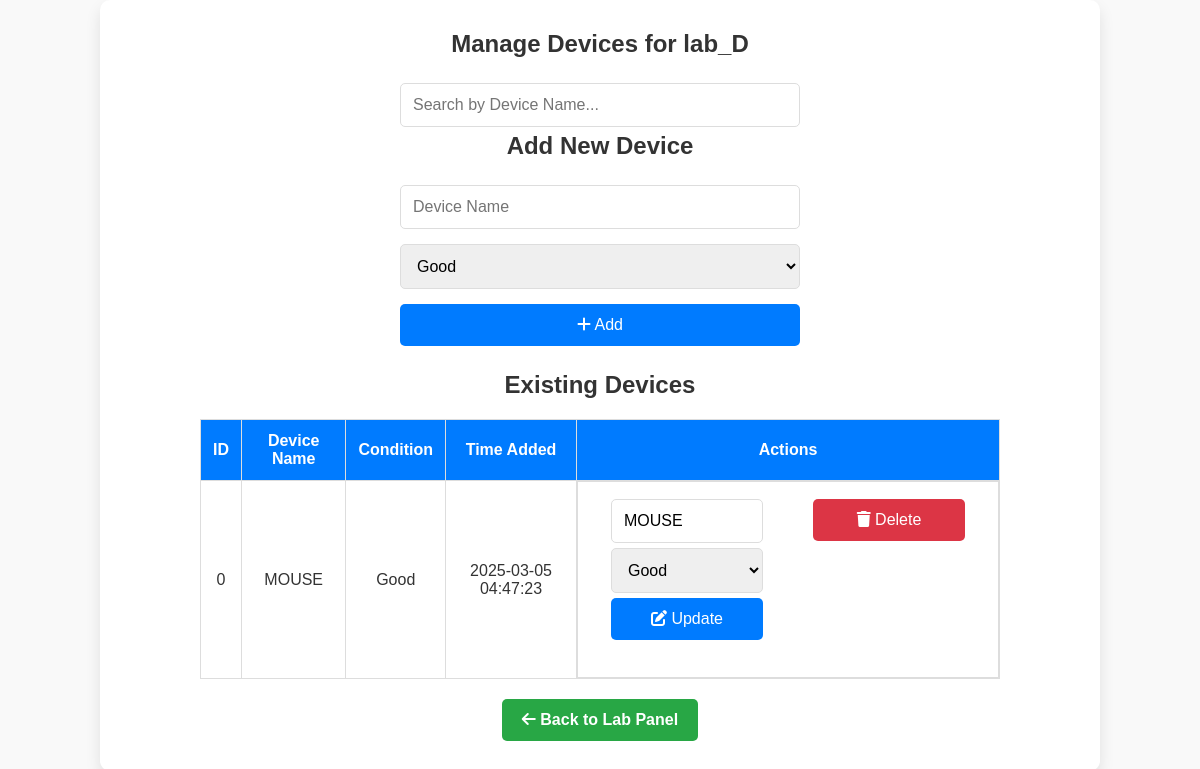
The page /admin/manage_devices.php?lab=lab_D (signed in) on the database its author committed.
### tables this page shows
CREATE TABLE devices (
  `id` int(11) NOT NULL AUTO_INCREMENT PRIMARY KEY,
  `device_name` varchar(255) NOT NULL,
  `working_condition` enum('Good','Needs Repair','Not Working') DEFAULT 'Good',
  `time_added` timestamp NOT NULL DEFAULT current_timestamp()
);

### admin/manage_devices.php (the view, shortened to what this page needs)
<?php
include '../include/db.php';
$lab = $_GET['lab'];
$conn->select_db($lab);
$conn->query("CREATE TABLE IF NOT EXISTS devices (
    id INT AUTO_INCREMENT PRIMARY KEY,
    device_name VARCHAR(255) NOT NULL,
    working_condition ENUM('Good', 'Needs Repair', 'Not Working') DEFAULT 'Good',
    time_added TIMESTAMP DEFAULT CURRENT_TIMESTAMP
)");
$devices = $conn->query("SELECT * FROM devices ORDER BY time_added DESC");
?>
<!DOCTYPE html>
<html lang="en">
<head>
    <link rel="stylesheet" href="../assets/style.css">
</head>
<body>
<div class="container">
    <h2>Manage Devices for <?php echo htmlspecialchars($lab); ?></h2>
    <input type="text" id="searchDevice" placeholder="Search by Device Name..." onkeyup="searchLogs()">
    <h3>Add New Device</h3>
    <form method="POST">
        <input type="text" name="device_name" placeholder="Device Name" required>
        <select name="working_condition">
            <option value="Good">Good</option>
        </select>
        <button type="submit" name="add_device"><i class="fas fa-plus"></i> Add</button>
    </form>
    <h3>Existing Devices</h3>
    <table>
        <thead>
            <tr>
                <th>ID</th>
                <th>Device Name</th>
                <th>Condition</th>
                <th>Time Added</th>
                <th>Actions</th>
            </tr>
        </thead>
        <tbody id="logsTable">
            <?php while ($device = $devices->fetch_assoc()) { ?>
            <tr>
                <td><?php echo $device['id']; ?></td>
                <td><?php echo $device['device_name']; ?></td>
                <td><?php echo $device['working_condition']; ?></td>
                <td><?php echo $device['time_added']; ?></td>
                <td class="actions">
                    <form method="POST">
                        <input type="text" name="device_name" value="<?php echo htmlspecialchars($device['device_name']); ?>" required>
                        <select name="working_condition">
                            <option value="Good" <?php echo ($device['working_condition'] == 'Good') ? 'selected' : ''; ?>>Good</option>
                        </select>
                        <button type="submit" name="update_device"><i class="fas fa-edit"></i> Update</button>
                    </form>
                    <form method="POST">
                        <button type="submit" name="delete_device" class="delete-btn" onclick="return confirm('Are you sure you want to delete this device?')"><i class="fas fa-trash"></i> Delete</button>
                    </form>
                </td>
            </tr>
            <?php } ?>
        </tbody>
    </table>
    <a href="lab_panel.php?lab=<?php echo $lab; ?>" class="back-btn"><i class="fas fa-arrow-left"></i> Back to Lab Panel</a>
</div>
</body>
</html>

### assests/style.css (style rules this page uses)
* { margin: 0; padding: 0; box-sizing: border-box; font-family: Arial, sans-serif; }
body { background-color: #f4f4f4; color: #333; text-align: center; padding: 20px; }
h2, h3 { margin-bottom: 20px; }
form { display: flex; flex-direction: column; align-items: center; margin-bottom: 20px; }
input, button { padding: 10px; margin: 5px; border: 1px solid #ccc; border-radius: 5px; }
button { background-color: #28a745; color: white; border: none; cursor: pointer; }
table { width: 100%; max-width: 800px; margin: auto; border-collapse: collapse; background: white; }
table, th, td { border: 1px solid #ddd; padding: 10px; text-align: center; }
th { background-color: #007bff; color: white; }
a { color: #007bff; text-decoration: none; font-weight: bold; }

### admin/manage_devices.php (style rules this page uses)
body { font-family: 'Arial', sans-serif; background-color: #f9f9f9; margin: 0; padding: 0; display: flex; justify-content: center; align-items: flex-start; min-height: 100vh; }
.container { background: white; width: 100%; max-width: 1000px; padding: 30px; border-radius: 10px; box-shadow: 0 8px 15px rgba(0, 0, 0, 0.1); text-align: center; }
h2, h3 { color: #333; font-size: 24px; margin-bottom: 20px; }
form { display: flex; flex-direction: column; align-items: center; gap: 10px; margin-bottom: 20px; }
input, select, button { padding: 12px; font-size: 16px; border-radius: 5px; border: 1px solid #ddd; width: 80%; max-width: 400px; }
button { cursor: pointer; background-color: #007bff; color: white; border: none; transition: background-color 0.3s ease; }
.delete-btn { background-color: #dc3545; }
table { width: 100%; border-collapse: collapse; margin-top: 20px; background: white; }
table, th, td { border: 1px solid #ddd; }
th, td { padding: 12px; text-align: center; }
th { background-color: #007bff; color: white; }
.back-btn { display: inline-block; margin-top: 20px; padding: 12px 20px; background: #28a745; color: white; border-radius: 5px; text-decoration: none; font-weight: bold; transition: 0.3s; }
.actions { display: flex; justify-content: space-evenly; gap: 10px; }
.actions form { display: inline-block; width: 48%; }

### rows shown on the page
devices: id "0", device_name "MOUSE", working_condition "Good", time_added "2025-03-05 04:47:23"

### other values the page prints
$lab "lab_D"
